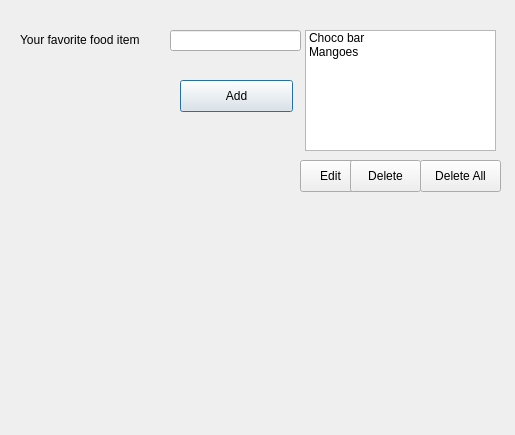
<?xml version="1.0" encoding="UTF-8"?>
<ui version="4.0">
 <class>Dialog</class>
 <widget class="QDialog" name="Dialog">
  <property name="geometry">
   <rect>
    <x>0</x>
    <y>0</y>
    <width>515</width>
    <height>435</height>
   </rect>
  </property>
  <property name="windowTitle">
   <string>Dialog</string>
  </property>
  <widget class="QLabel" name="label">
   <property name="geometry">
    <rect>
     <x>20</x>
     <y>30</y>
     <width>141</width>
     <height>20</height>
    </rect>
   </property>
   <property name="text">
    <string>Your favorite food item</string>
   </property>
  </widget>
  <widget class="QLineEdit" name="lineEdit">
   <property name="geometry">
    <rect>
     <x>170</x>
     <y>30</y>
     <width>131</width>
     <height>21</height>
    </rect>
   </property>
  </widget>
  <widget class="QPushButton" name="Add">
   <property name="geometry">
    <rect>
     <x>180</x>
     <y>80</y>
     <width>113</width>
     <height>32</height>
    </rect>
   </property>
   <property name="text">
    <string>Add</string>
   </property>
  </widget>
  <widget class="QListWidget" name="listWidget">
   <property name="geometry">
    <rect>
     <x>305</x>
     <y>30</y>
     <width>191</width>
     <height>121</height>
    </rect>
   </property>
   <item>
    <property name="text">
     <string>Choco bar</string>
    </property>
   </item>
   <item>
    <property name="text">
     <string>Mangoes</string>
    </property>
   </item>
  </widget>
  <widget class="QPushButton" name="Add_2">
   <property name="geometry">
    <rect>
     <x>300</x>
     <y>160</y>
     <width>61</width>
     <height>32</height>
    </rect>
   </property>
   <property name="text">
    <string>Edit</string>
   </property>
  </widget>
  <widget class="QPushButton" name="Add_3">
   <property name="geometry">
    <rect>
     <x>350</x>
     <y>160</y>
     <width>71</width>
     <height>32</height>
    </rect>
   </property>
   <property name="text">
    <string>Delete</string>
   </property>
  </widget>
  <widget class="QPushButton" name="Add_4">
   <property name="geometry">
    <rect>
     <x>420</x>
     <y>160</y>
     <width>81</width>
     <height>32</height>
    </rect>
   </property>
   <property name="text">
    <string>Delete All</string>
   </property>
  </widget>
 </widget>
 <resources/>
 <connections/>
</ui>
